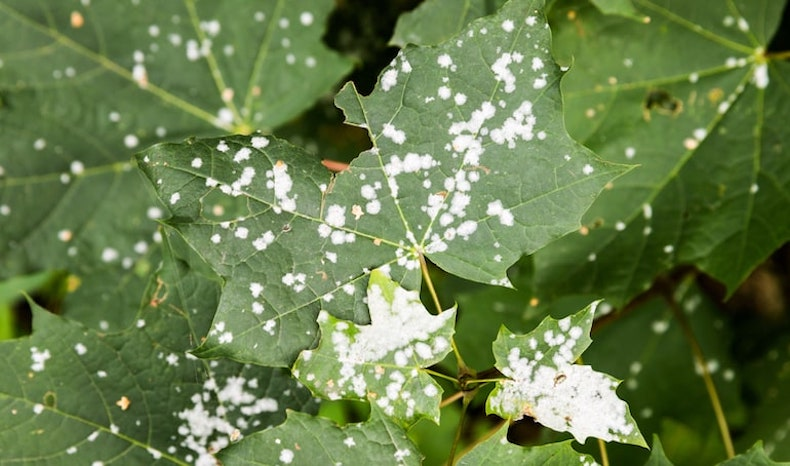
#> input picture infectedplanttest.jpg, 790 x 466 px, given in place of the camera
$ python livedetecting.py
#> lines starting #> are read from the running program, lines starting #| are printed output that depends on the picture; after the words box and inside, x2 and y2 are one past the last pixel; in counts of white or black regions, pixels touching at a corner belong together
import cv2

# step 1 get live stream from camera
live = cv2.VideoCapture(0)

if not live.isOpened():
    print("Error opening the camera!")
    exit()

while True:
    ret, frame = live.read()
#> frame is the input picture: shape (466, 790, 3); mean B, G, R 76.3, 126.6, 105.1
    if not ret:
        print("Error reading frame!")
        break

    objects_detected = 0

    gray = cv2.cvtColor(frame, cv2.COLOR_BGR2GRAY)
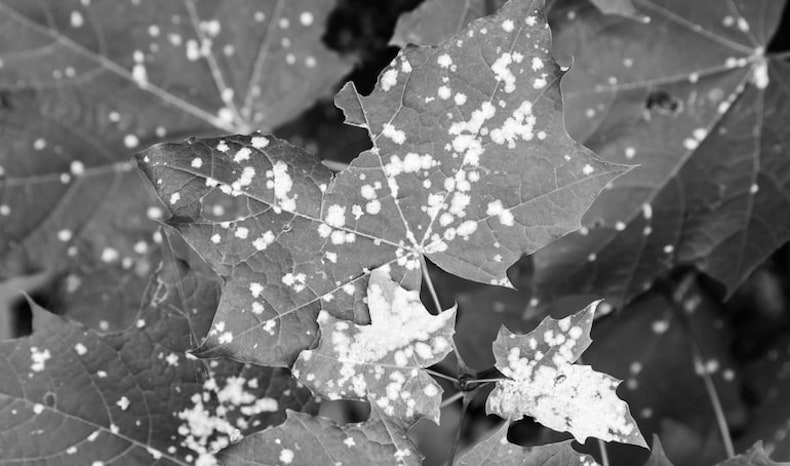
#> gray: shape (466, 790); min 0, max 255, mean 114.4
    _, binary_map = cv2.threshold(gray, 130, 255, cv2.THRESH_BINARY_INV) #testing values 127 is the mathematical midpoint of a grayscale image.
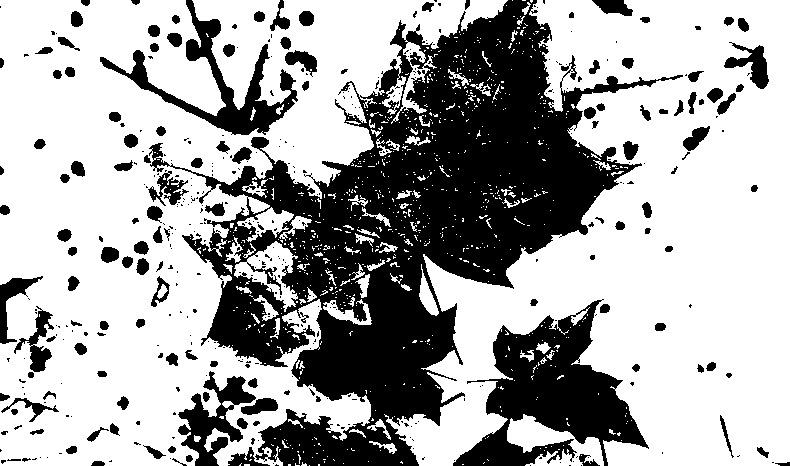
#> binary_map: shape (466, 790); 66.3% white; 434 black regions (300 under 20 px)

    # step 2 shape detection
    contours, _ = cv2.findContours(binary_map, cv2.RETR_EXTERNAL, cv2.CHAIN_APPROX_SIMPLE)
#> contours = 829 contours, 782 with area under 20; largest, box (x1, y1, x2, y2) and area: (0, 0, 508, 466) 131234, (384, 0, 790, 466) 109494, (507, 414, 604, 466) 2188, (234, 241, 298, 312) 1865, (237, 207, 294, 242) 745

    for contour in contours:
        # Only count and DRAW if the object is large enough
        if cv2.contourArea(contour) > 1500:
            objects_detected += 1

            # HIGHLIGHT: Draw a green outline around the detected object
            # -1 means draw all contours, (0, 255, 0) is green, 3 is thickness
            cv2.drawContours(frame, [contour], -1, (0, 255, 0), 3)
#> this loop made 829 passes
#> contour on passes 1 to 3: [[309, 465]], [[462, 464], [463, 464]], [[318, 464], [318, 465], [319, 465], [319, 464]]
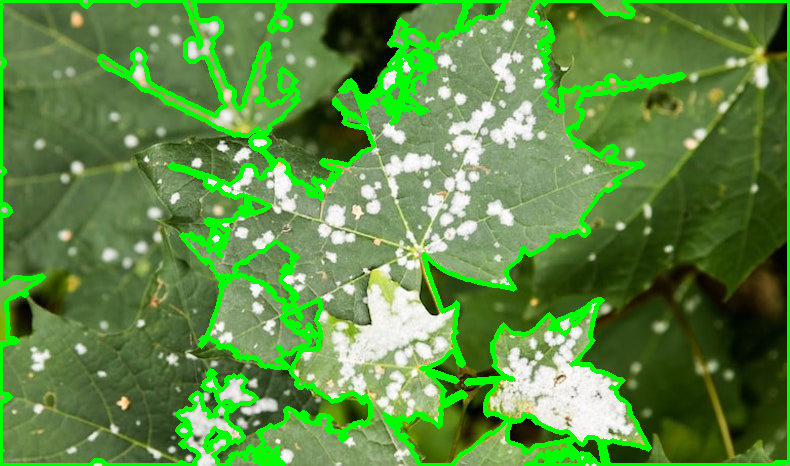
#> frame: shape (466, 790, 3); 11.29% of pixels changed, all inside (x1, y1, x2, y2) = (0, 0, 790, 466)
#> after the loop, objects_detected = 4

    # step 3 output results
    # Show the count on the frame
    cv2.putText(frame, f"Objects Detected: {objects_detected}", (20, 50),
                cv2.FONT_HERSHEY_SIMPLEX, 1, (0, 0, 255), 2)
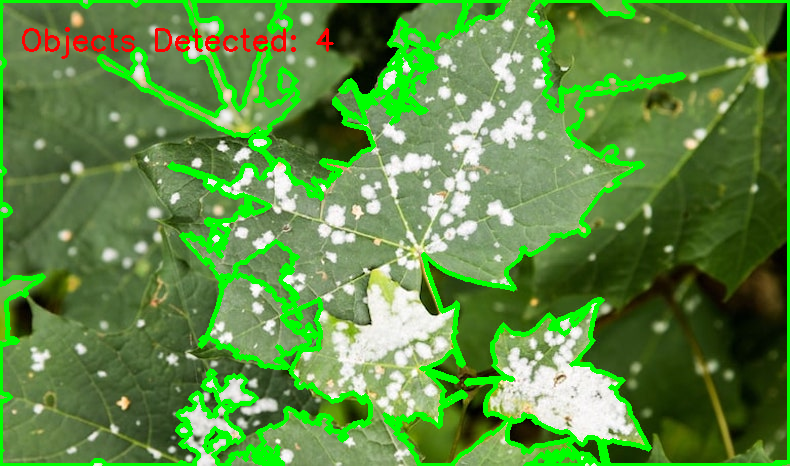
#> frame: shape (466, 790, 3); 0.59% of pixels changed, all inside (x1, y1, x2, y2) = (22, 27, 334, 59)

    cv2.imshow('Object Detection', frame)

    if cv2.waitKey(5) & 0xFF == ord('q'):
#> (key q is pressed here)
        break

live.release()
cv2.destroyAllWindows()
